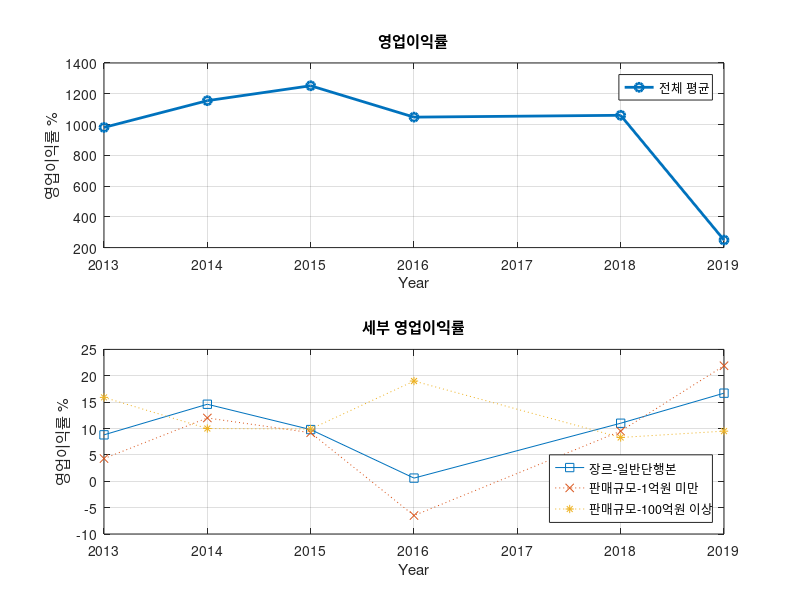

Here is the MATLAB script that generated this plot:
clear; clc;
load('OI.mat')
subplot(2,1,1)
plot(OI_Year,OI_num,'-o','linewidth',2)
title("영업이익률")
xlabel("Year")
ylabel("영업이익률 %")
grid on
legend({'전체 평균'},'Location','northeast')
subplot(2,1,2)
plot(OI_Year,OI_1,'-s')
hold on
plot(OI_Year,OI_8,':x')
hold on
plot(OI_Year,OI_11,':*')
grid on
title("세부 영업이익률")
xlabel("Year")
ylabel("영업이익률 %")
legend({'장르-일반단행본','판매규모-1억원 미만','판매규모-100억원 이상'},'Location','southeast')